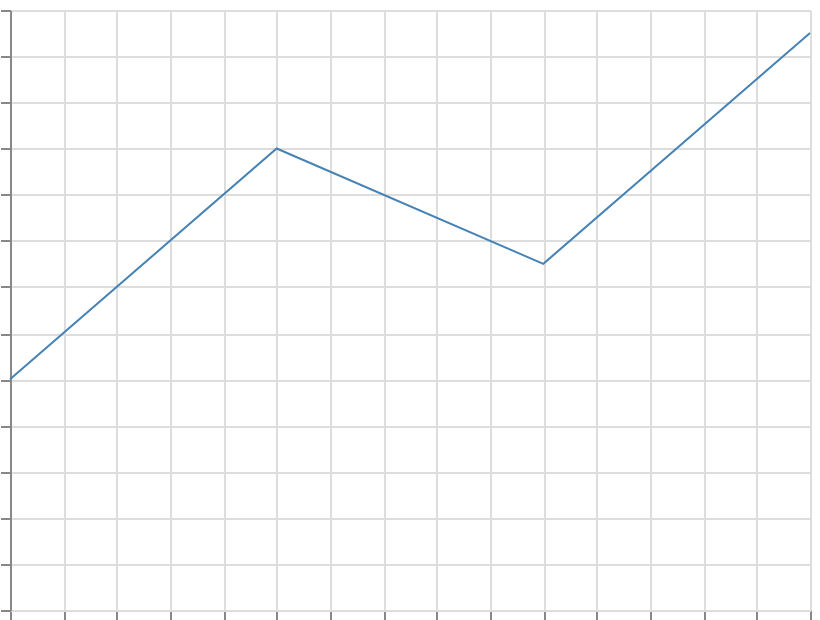

Vega-Lite specification for this chart:
### Vega specification from a JSON file in a GitHub repository (floating-point values rounded to 4 significant figures)
{"$schema": "https://vega.github.io/schema/vega/v6.json", "width": 400, "height": 300, "padding": 5, "autosize": "none", "data": [{"name": "table", "values": [{"x": 0, "y": 10, "w": 1}, {"x": 1, "y": 20, "w": 3}, {"x": 2, "y": 15, "w": 5}, {"x": 3, "y": 25, "w": 2}]}], "scales": [{"name": "x", "type": "linear", "domain": {"data": "table", "field": "x"}, "range": "width", "nice": true}, {"name": "y", "type": "linear", "domain": {"data": "table", "field": "y"}, "range": [{"signal": "height"}, 0], "nice": true}], "marks": [{"type": "line", "from": {"data": "table"}, "encode": {"update": {"x": {"scale": "x", "field": "x"}, "y": {"scale": "y", "field": "y"}, "stroke": {"value": "steelblue"}, "strokeWidth": {"field": "w"}}}}], "axes": [{"scale": "x", "orient": "bottom", "grid": true, "labels": false}, {"scale": "y", "orient": "left", "grid": true, "labels": false}]}
